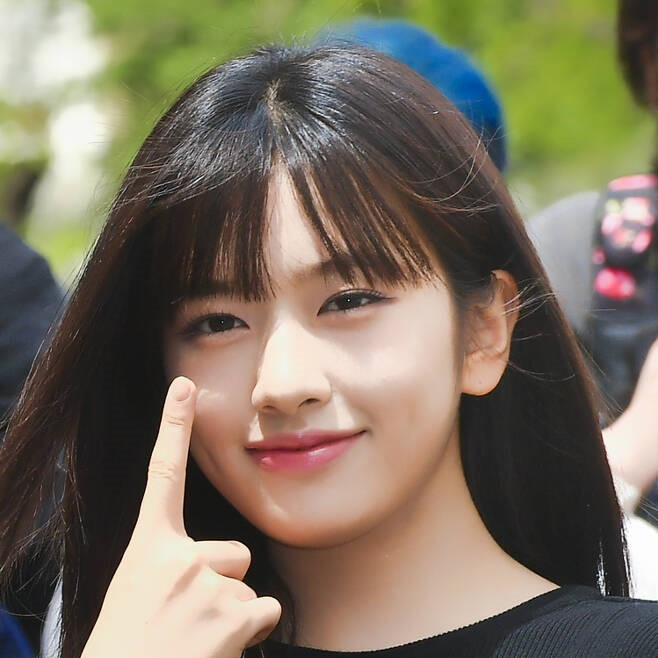
#> input picture 기초과제1/image2.jpg, 658 x 658 px, found by its file name
$ jupyter execute --allow-errors '기초과제1_코드_김건우.ipynb'
#> lines starting #> are read from the running program, lines starting #| are printed output that depends on the picture; long printed decimals are rounded
# **DSL 24-1 기초 과제 1**

### 기수 : 12기
### 이름 : 김건우

[cell 1]
# 코랩에서 작성할 경우 아래 주석을 해제해주세요
# from google.colab import drive
# drive.mount('/content/drive')

필수 라이버러리 갖고오기

[cell 2]
import numpy as np
import matplotlib.pyplot as plt
import pandas as pd
import cv2
import timeit
from scipy import stats

## **2-3**

해당 문제에서는 예시 사진을 이용해서 SVD-Decomposition 이 어떻게 사진을 압축하는데에 사용이 되는지 보여주고 있습니다. 본인이 선정한 사진에 SVD-Decomposition 을 활용해서 Sigma 차원을 $100$ 으로 설정할 경우 용량이 실제로 줄어드는지 확인해보겠습니다.

경로 설정 (image.jpg 경로로 바꿔주세요!)

[cell 3]
path_to_image = "./data//image.jpg"

이미지 출력해서 확인해보기 (**편의상 흑백을 사용할 예정입니다**)

[cell 4]
image = cv2.imread(path_to_image, cv2.IMREAD_GRAYSCALE)
fig = plt.figure(figsize=(10, 13))
#> (the rest of this cell did not finish here and is left out)

다음과 같이 이미지를 Float32 형태의 데이터로 바꾸겠습니다.

#> (a cell that did not finish here is left out)

그 뒤에 np.linalg.svd 를 활용해서 SVD-Decomposition 을 진행하겠습니다. 여기에서 np.linalg.svd 의 아웃풋은 $U$, 시그마 값, $V^\top$ 가 나오게 되며, 시그마 값을 이용해서 대각선에는 시그마 값들이 있으며 나머지는 $0$ 인 메트릭스를 만들겠습니다.

#> (a cell that did not finish here is left out)

 여기서부터는 해당 이미지에 관해서 고유벡터 $70$ 개만 쓰겠습니다. 즉(나머지 원소들은 $0$ )

#> (a cell that did not finish here is left out)

전에 비해서 확실히 흐릿해진 모습을 보이고 있습니다. 그렇다면 해당 사진과 이전 사진과 비교해서 어떤 것이 더 많은 용량 (즉 더 많은 Non-Zero 값)을 사용하고 있는지 알아보겠습니다.

[cell 8]
def count_nonzero_full_image():
    return np.count_nonzero(U) + np.count_nonzero(Sigma_mat) + np.count_nonzero(Vt)

def count_nonzero_compressed_image():
    return np.count_nonzero(U[:, :70]) + np.count_nonzero(Sigma_mat[:70, :70]) + np.count_nonzero(Vt[:70, :])

full_image_time = 0
compressed_image_time = 0

#> (the rest of this cell did not finish here and is left out)

원본과 확연히 큰 차이를 보이고 있습니다. 그럼에도 원래 이미지가 무엇을 표현하고 싶은지에 대한 정보를 여전히 포함하고 있습니다.
=> SVD-Decomposition 을 활용하면 더 적은 용량으로 원본의 정보를 살릴 수 있다!

## **문제 2-3**

아래에는 Skeleton Code 가 있습니다. 빈칸에 자기가 원하는 사진과 차원 수를 조정하면서 원본에 비해서 적은 용량을 차지하면서도 원본에 대한 정보를 유지해주세요.

[cell 9]
path_to_image = "./data/image2.jpg"

[cell 10]
image = cv2.imread(path_to_image, cv2.IMREAD_GRAYSCALE)
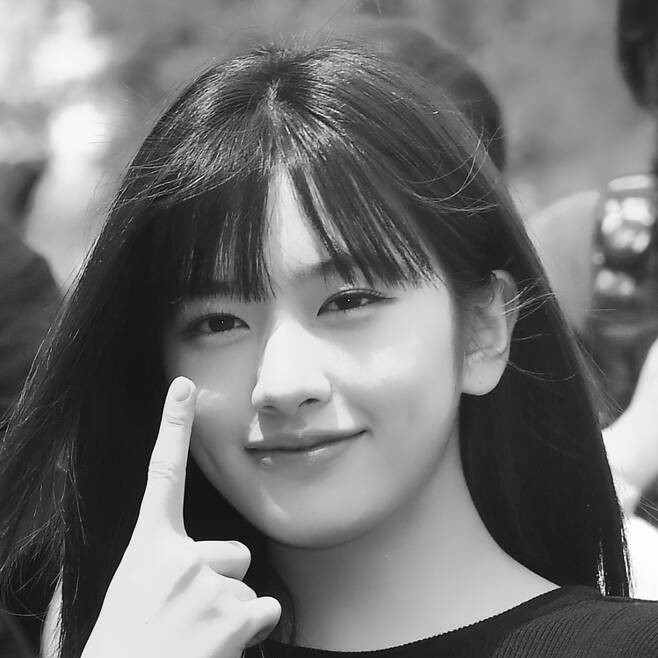
#> image: shape (658, 658); min 0, max 255, mean 114.3
fig = plt.figure(figsize=(10,10))
plt.imshow(image, cmap='gray')

[cell 11]
image_float = image.astype(np.float32)
U, Sigma, Vt = np.linalg.svd(image_float)
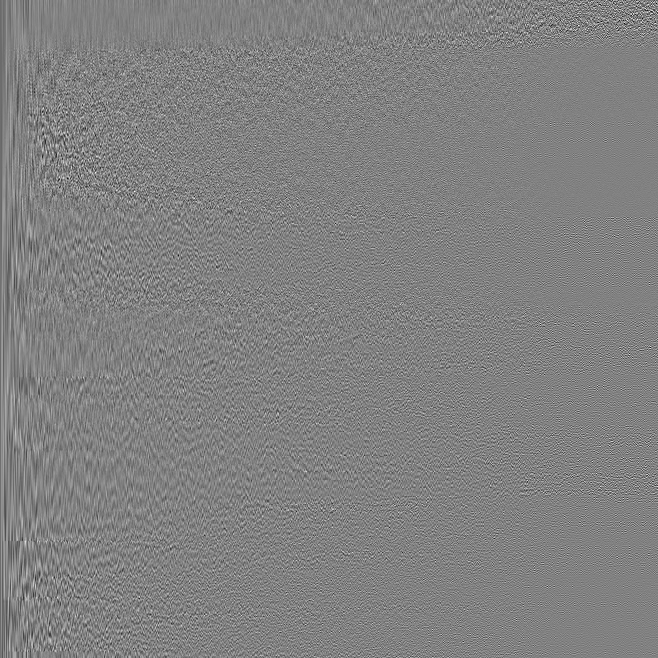
#> U: shape (658, 658) float32; min -0.265, max 0.257, mean -5.57e-05; drawn with min black and max white
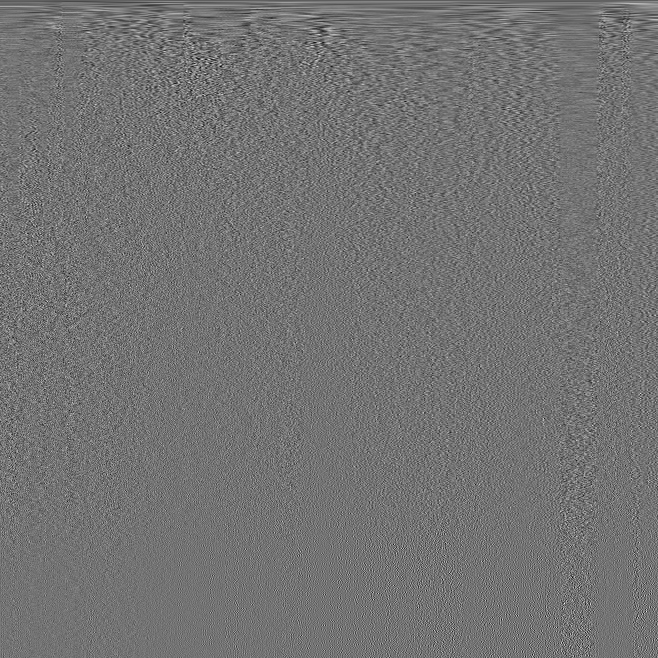
#> Vt: shape (658, 658) float32; min -0.229, max 0.277, mean -6.69e-05; drawn with min black and max white
#> Sigma = 658 values, max 76541.2 at index 0, min 0.000819 at index 657, mean 518.4
Sigma_mat = np.zeros((image_float.shape[0], image_float.shape[1]))
np.fill_diagonal(Sigma_mat, Sigma)
print("Image Float's Shape : ", image_float.shape)
#| Image Float's Shape :  (658, 658)

시그마 메트릭스 $(\Sigma)$ 차원 설정

[cell 12]
num_elements = 50

[cell 13]
image_composition = np.matmul(U[:, :num_elements], np.matmul(Sigma_mat[:num_elements, :num_elements], Vt[:num_elements, :]))
fig = plt.figure(figsize=(10, 13))

plt.imshow(image_composition, cmap = 'gray')

[cell 14]
full_image_time = 0
compressed_image_time = 0

for i in range(10) :
  full_image_time += timeit.timeit(count_nonzero_full_image, number=100)
  compressed_image_time += timeit.timeit(count_nonzero_compressed_image, number=100)
#> this loop made 10 passes
#> (full_image_time, compressed_image_time) on passes 1 to 10: (0.372, 0.0329), (0.662, 0.0536), (0.955, 0.0746), (1.25, 0.0954), (1.55, 0.116), (1.84, 0.137), (2.14, 0.16), (2.43, 0.187), (2.74, 0.208), (3.03, 0.228)
#> after the loop, compressed_image_time = 0.228; full_image_time = 3.03

print("Image Float uses ", np.count_nonzero(U) + np.count_nonzero(Sigma_mat) + np.count_nonzero(Vt), " Non-zero Elements")
#| Image Float uses  866586  Non-zero Elements
print("Image Composition uses ", np.count_nonzero(U[:, :70]) + np.count_nonzero(Sigma_mat[:70, :70]) + np.count_nonzero(Vt[:70, :]), " Non-zero Elements")
#| Image Composition uses  92190  Non-zero Elements
print(f"Processing Time for 10 Full Images: {round(full_image_time, 5)} seconds")
#| Processing Time for 10 Full Images: 3.032 seconds
print(f"Processing Time for 10 Compressed Images: {round(compressed_image_time, 5)} seconds")
#| Processing Time for 10 Compressed Images: 0.2285 seconds
